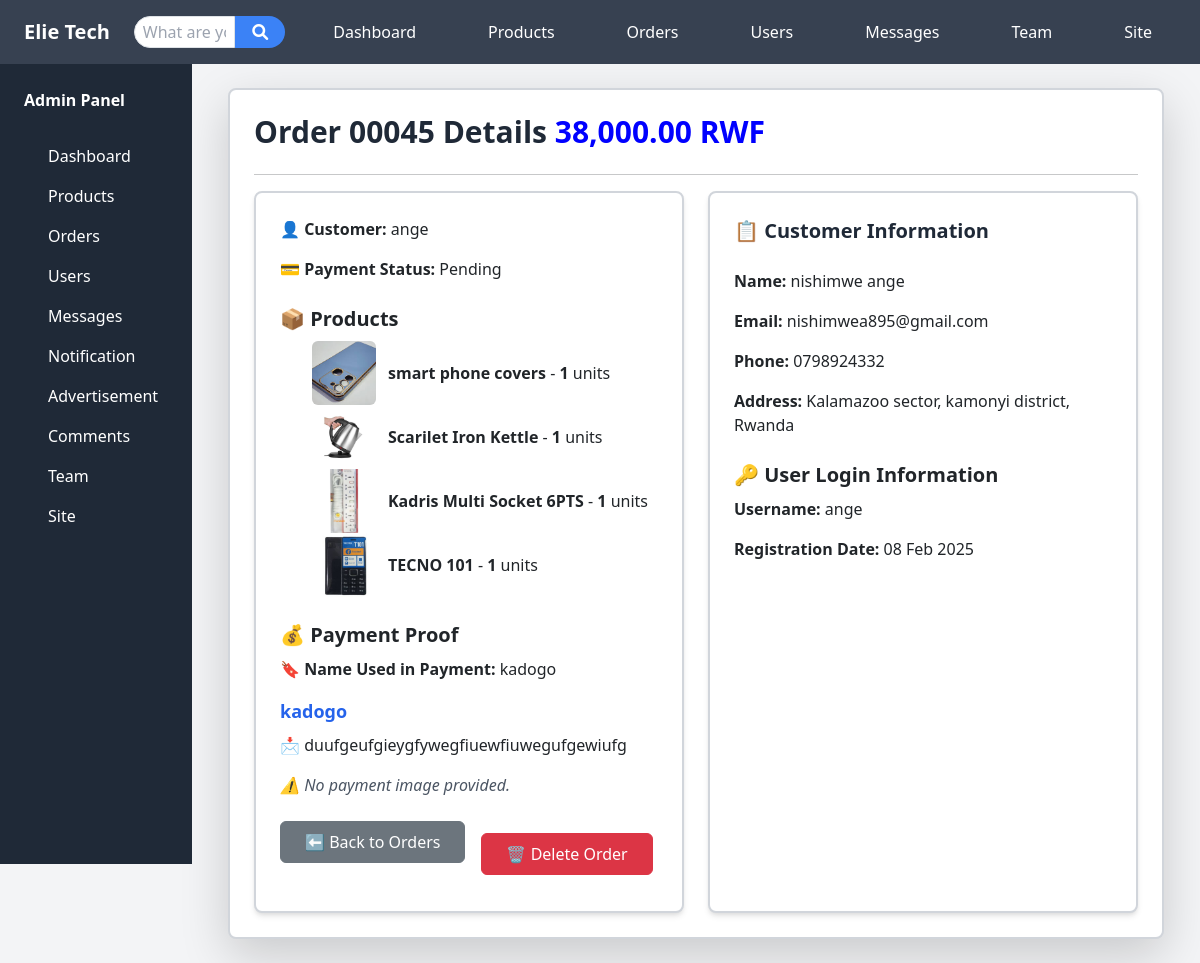
Screenshot of /admin_order/45/ with the database file from the repository.
### store/models.py (models this page shows, shortened)
class Order(models.Model):
    customer = models.ForeignKey('Customer', on_delete=models.CASCADE)
    total_price = models.DecimalField(max_digits=10, decimal_places=2)
    ordered_at = models.DateTimeField(auto_now_add=True)
    delivery_status = models.CharField(max_length=100, choices=[('Pending', 'Pending'), ('Shipped', 'Shipped'), ('Delivered', 'Delivered')], default='Pending')
    payment_name = models.CharField(max_length=100, blank=True, null=True)
    payment_message = models.TextField(blank=True, null=True)
    payment_image = models.ImageField(upload_to='payment_images/', blank=True, null=True)
    payment_status = models.CharField(
        choices=[('Pending', 'Pending'), ('Confirmed', 'Confirmed')],
        default='Pending', max_length=10
    )

class Customer(models.Model):
    user = models.OneToOneField(User, on_delete=models.CASCADE)
    phone_number = models.CharField(max_length=15)
    address = models.TextField()
    profile_picture = models.ImageField(upload_to='profile_pictures/', default='profile_pictures/profile.png', blank=True)

class OrderItem(models.Model):
    order = models.ForeignKey(Order, related_name='order_items', on_delete=models.CASCADE)
    product = models.ForeignKey('Product', on_delete=models.CASCADE)
    quantity = models.PositiveIntegerField()
    subtotal = models.DecimalField(max_digits=10, decimal_places=2)

class Product(models.Model):
    CATEGORY_CHOICES = [
        ('accessories', 'Accessories & Gadgets'),
        ("smartphones", "Smartphones & Accessories"),
        ("laptops", "Laptops & Computers"),
        ("tv_entertainment", "TVs & Home Entertainment"),
        ("audio", "Audio & Headphones"),
        ("gaming", "Gaming & Accessories"),
        ("cameras", "Cameras & Photography"),
        ("wearables", "Wearables & Smartwatches"),
        ("home_appliances", "Home Appliances"),
        ("networking", "Networking & Internet"),
        ("power", "Power & Batteries"),
        ("drones", "Drones & RC Gadgets"),
        ("diy", "DIY Electronics & Components"),
        ("office", "Office & Stationery Tech"),
        ("car_electronics", "Car Electronics"),
        ("security", "Security & Surveillance"),
        ("software", "Software & Apps"),
        ("other", "Other Electronics"),
    ]
    name = models.CharField(max_length=100)
    description = models.TextField()
    price = models.DecimalField(max_digits=10, decimal_places=0, default=0.0)
    expected_price = models.DecimalField(max_digits=10, decimal_places=2, default=0.0)
    stock = models.PositiveIntegerField(default=0)
    created_at = models.DateTimeField(auto_now_add=True)
    likes = models.ManyToManyField(User, related_name="liked_products", blank=True)
    comments = models.ManyToManyField(User, through="Comment", related_name="commented_products", blank=True)
    category = models.CharField(max_length=50, choices=CATEGORY_CHOICES, default="accessories")  # Category Field

class ProductImage(models.Model):
    product = models.ForeignKey(Product, related_name="product_images", on_delete=models.CASCADE)
    image = models.ImageField(upload_to='products/')
    main_image = models.BooleanField(default=False)

### store/views.py (the view)
# urls.py: path('admin_order/<int:order_id>/', views.admin_order_detail, name='admin_order_detail'),
@csrf_exempt
def admin_order_detail(request, order_id):
    order = get_object_or_404(Order, id=order_id)
    return render(request, 'admin/order_detail.html', {'order': order})

### store/context_processors.py (called while the page is built)
def unread_message_count(request):
    unread_count = 0
    if request.user.is_authenticated:
        unread_count = Message.objects.filter(
            recipient=request.user,  # <-- Fix here
            is_read=False
        ).count()
    return {'unread_message_count': unread_count}

def team_member(request):
    team_member = None
    if request.user.is_authenticated:
        team_member = TeamMember.objects.filter(user=request.user).first()
    print('Team Member:', team_member)  # Debugging line
    return {'team_member': team_member}

### templates/admin/order_detail.html (shortened to what this page needs)
{% extends 'admin/base.html' %}
{% load humanize %}
{% block content %}
<div class="bg-white rounded-lg shadow-lg p-6 border-2 border-gray-300">
    <h2 class="text-3xl font-bold mb-6 text-gray-800">
        Order 000{{ order.id }} Details
        <strong style="color:blue">{{ order.total_price|intcomma }} RWF</strong>
    </h2>
    <hr>
    <div class="grid grid-cols-1 lg:grid-cols-2 gap-6">
        <div class="bg-white border-2 border-gray-300 p-6 rounded-lg shadow-md">
            <p><strong>👤 Customer:</strong> {{ order.customer.user.username }}</p>
            <p><strong>💳 Payment Status:</strong> {{ order.payment_status }}</p>
            <h3 class="text-xl font-bold mt-4">📦 Products</h3>
            <ul>
                {% for item in order.order_items.all %}
                    <li class="flex items-center space-x-3">
                        {% if item.product.product_images.all %}
                            <img src="{{ item.product.product_images.first.image.url }}"
                                 alt="{{ item.product.name }}"
                                 class="w-16 h-16 object-cover rounded-md">
                        {% else %}
                            <span class="w-16 h-16 bg-gray-300 rounded-md flex items-center justify-center text-sm text-gray-500">
                                No Image
                            </span>
                        {% endif %}
                        <div>
                            <strong>{{ item.product.name }}</strong> -
                            <span class="font-semibold">{{ item.quantity }}</span> units
                        </div>
                    </li>
                {% endfor %}
            </ul>
            <h3 class="text-xl font-bold mt-4">💰 Payment Proof</h3>
            {% if order.payment_name %}
                <p><strong>🔖 Name Used in Payment:</strong> {{ order.payment_name }}</p>
            {% else %}
                <p class="text-gray-600 italic">⚠️ No payment name provided.</p>
            {% endif %}
            {% if order.payment_message %}
                <h3 class="text-lg font-bold text-blue-600">{{ order.payment_name }}</h3>
                <p>📩 {{ order.payment_message }}</p>
            {% else %}
                <p class="text-gray-600 italic">⚠️ No payment message provided.</p>
            {% endif %}
            {% if order.payment_image %}
                <img src="{{ order.payment_image.url }}" alt="Payment Image" class="w-64 rounded-lg shadow-md mt-3">
            {% else %}
                <p class="text-gray-600 italic">⚠️ No payment image provided.</p>
            {% endif %}
            <div class="mt-6 flex flex-col sm:flex-row sm:items-center sm:gap-4">
                <a href="{% url 'admin_orders' %}" class="btn btn-secondary bg-gray-500 text-white px-4 py-2 rounded-lg hover:bg-gray-600 mb-4 sm:mb-0">
                    ⬅️ Back to Orders
                </a>
                <form action="{% url 'delete_order' order.id %}" method="post" class="w-full sm:w-auto">
                    <button type="submit" class="btn btn-danger bg-red-600 text-white px-4 py-2 rounded-lg hover:bg-red-700 w-full sm:w-auto" onclick="return confirm('Are you sure?')">
                        🗑️ Delete Order
                    </button>
                </form>
            </div>
        </div>
        <div class="bg-white border-2 border-gray-300 p-6 rounded-lg shadow-md">
            <h3 class="text-xl font-bold mb-4 text-gray-800">📋 Customer Information</h3>
            <p><strong>Name:</strong> {{ order.customer.user.first_name }} {{ order.customer.user.last_name }}</p>
            <p><strong>Email:</strong> {{ order.customer.user.email }}</p>
            <p><strong>Phone:</strong> {{ order.customer.phone_number }}</p>
            <p><strong>Address:</strong> {{ order.customer.address }}</p>
            <h3 class="text-xl font-bold mt-4">🔑 User Login Information</h3>
            <p><strong>Username:</strong> {{ order.customer.user.username }}</p>
            <p><strong>Registration Date:</strong> {{ order.customer.user.date_joined|date:"d M Y" }}</p>
        </div>
    </div>
</div>
{% endblock %}

### rows the page displays
Order: id "45", total_price "38,000.00", customer.user.username "ange", payment_status "Pending", payment_name "kadogo", payment_message "duufgeufgieygfywegfiuewfiuwegufgewiufg", customer.user.first_name "nishimwe", customer.user.last_name "ange", customer.user.email "nishimwea895@gmail.com", customer.phone_number "0798924332", customer.address "Kalamazoo sector, kamonyi district, Rwanda", customer.user.date_joined "08 Feb 2025"
OrderItem: product.product_images.first.image (picture), product.name "smart phone covers", quantity "1"
OrderItem: product.product_images.first.image (picture), product.name "Scarilet Iron Kettle", quantity "1"
OrderItem: product.product_images.first.image (picture), product.name "Kadris Multi Socket 6PTS", quantity "1"
OrderItem: product.product_images.first.image (picture), product.name "TECNO 101", quantity "1"
